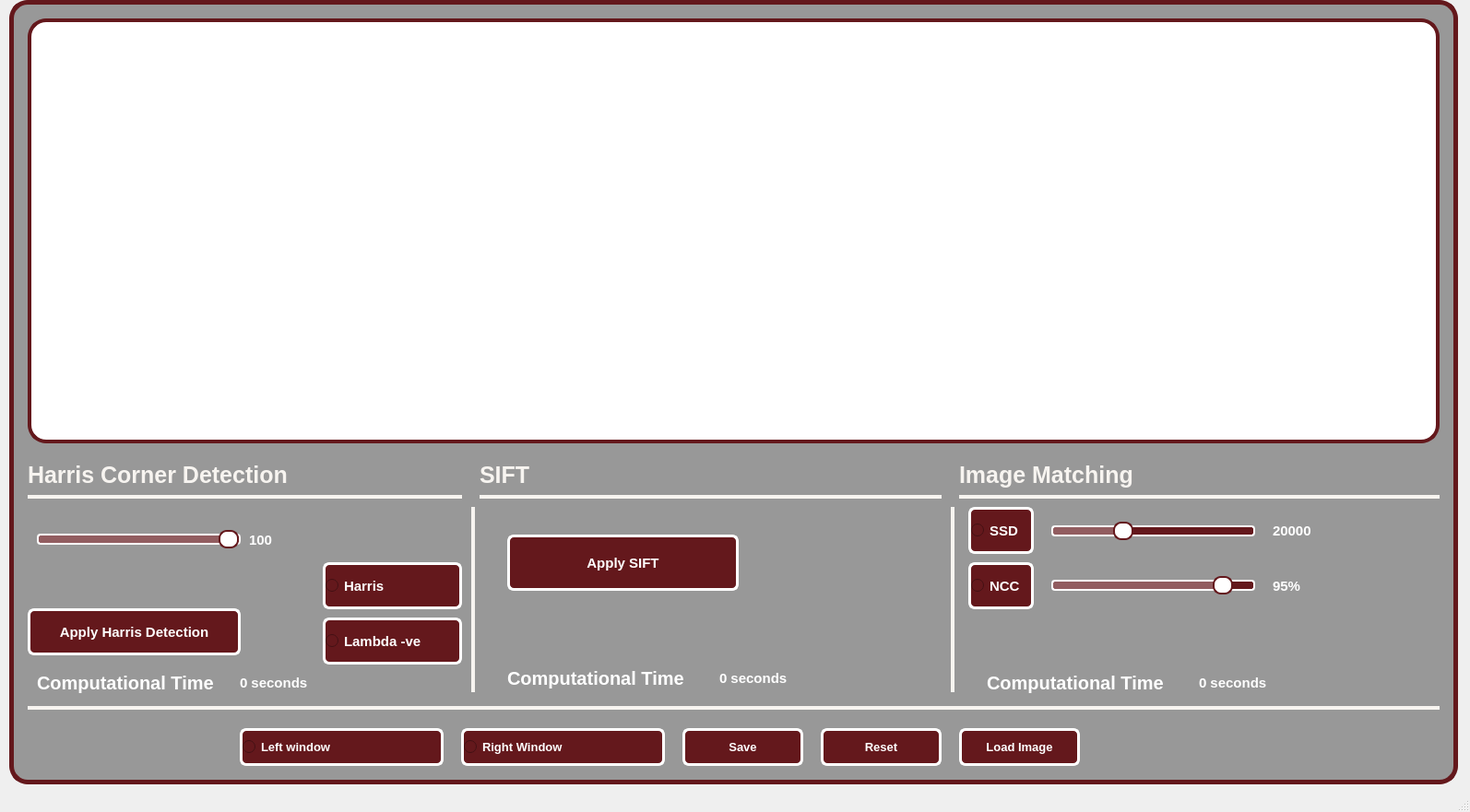
<?xml version="1.0" encoding="UTF-8"?>
<ui version="4.0">
 <class>MainWindow</class>
 <widget class="QMainWindow" name="MainWindow">
  <property name="geometry">
   <rect>
    <x>0</x>
    <y>0</y>
    <width>1594</width>
    <height>881</height>
   </rect>
  </property>
  <property name="windowTitle">
   <string>MainWindow</string>
  </property>
  <widget class="QWidget" name="centralwidget">
   <widget class="QLabel" name="label">
    <property name="geometry">
     <rect>
      <x>10</x>
      <y>0</y>
      <width>1571</width>
      <height>851</height>
     </rect>
    </property>
    <property name="styleSheet">
     <string notr="true">background-color:#989898;
border-radius:20px;
border:5px solid #64181C ;


color:#ffffff;
font-size:20px;
font-weight:bold;</string>
    </property>
    <property name="text">
     <string/>
    </property>
   </widget>
   <widget class="QWidget" name="widget" native="true">
    <property name="geometry">
     <rect>
      <x>30</x>
      <y>20</y>
      <width>1531</width>
      <height>461</height>
     </rect>
    </property>
    <property name="sizePolicy">
     <sizepolicy hsizetype="Expanding" vsizetype="Expanding">
      <horstretch>0</horstretch>
      <verstretch>0</verstretch>
     </sizepolicy>
    </property>
    <property name="styleSheet">
     <string notr="true">background-color:white;
border-radius:20px;
border:4px solid #64181C ;</string>
    </property>
   </widget>
   <widget class="QLabel" name="label_2">
    <property name="geometry">
     <rect>
      <x>460</x>
      <y>550</y>
      <width>55</width>
      <height>201</height>
     </rect>
    </property>
    <property name="styleSheet">
     <string notr="true">background-color:transparent;
border-right:4px solid #F7F4F0;

</string>
    </property>
    <property name="text">
     <string/>
    </property>
   </widget>
   <widget class="QLabel" name="label_3">
    <property name="geometry">
     <rect>
      <x>980</x>
      <y>550</y>
      <width>55</width>
      <height>201</height>
     </rect>
    </property>
    <property name="styleSheet">
     <string notr="true">background-color:transparent;
border-right:4px solid #F7F4F0;

</string>
    </property>
    <property name="text">
     <string/>
    </property>
   </widget>
   <widget class="QLabel" name="label_4">
    <property name="geometry">
     <rect>
      <x>30</x>
      <y>490</y>
      <width>471</width>
      <height>51</height>
     </rect>
    </property>
    <property name="styleSheet">
     <string notr="true">background-color:transparent;
color:#F7F4F0;
font-size:25px;
border-bottom: 4px solid #F7F4F0;
font-weight:bold;</string>
    </property>
    <property name="text">
     <string>Harris Corner Detection</string>
    </property>
   </widget>
   <widget class="QLabel" name="label_5">
    <property name="geometry">
     <rect>
      <x>520</x>
      <y>490</y>
      <width>501</width>
      <height>51</height>
     </rect>
    </property>
    <property name="styleSheet">
     <string notr="true">background-color:transparent;
color:#F7F4F0;
font-size:25px;
border-bottom: 4px solid #F7F4F0;
font-weight:bold;</string>
    </property>
    <property name="text">
     <string>SIFT</string>
    </property>
   </widget>
   <widget class="QLabel" name="label_6">
    <property name="geometry">
     <rect>
      <x>1040</x>
      <y>490</y>
      <width>521</width>
      <height>51</height>
     </rect>
    </property>
    <property name="styleSheet">
     <string notr="true">background-color:transparent;
color:#F7F4F0;
font-size:25px;
border-bottom: 4px solid #F7F4F0;
font-weight:bold;</string>
    </property>
    <property name="text">
     <string>Image Matching</string>
    </property>
   </widget>
   <widget class="QRadioButton" name="ssd_radio_button">
    <property name="geometry">
     <rect>
      <x>1050</x>
      <y>550</y>
      <width>71</width>
      <height>51</height>
     </rect>
    </property>
    <property name="styleSheet">
     <string notr="true">
 background-color: #64181C;
 border-radius: 7px;
 color: white;
 font-size: 15px;
 font-weight: 700;
border:3px solid white;
 letter-spacing: .8px;
 line-height: 20px;
 text-align: center;
 text-transform: uppercase;




</string>
    </property>
    <property name="text">
     <string>SSD</string>
    </property>
   </widget>
   <widget class="QRadioButton" name="ncc_radio_button">
    <property name="geometry">
     <rect>
      <x>1050</x>
      <y>610</y>
      <width>71</width>
      <height>51</height>
     </rect>
    </property>
    <property name="styleSheet">
     <string notr="true">
 background-color: #64181C;
 border-radius: 7px;
 color: white;
 font-size: 15px;
 font-weight: 700;
border:3px solid white;
 letter-spacing: .8px;
 line-height: 20px;
 text-align: center;
 text-transform: uppercase;




</string>
    </property>
    <property name="text">
     <string>NCC</string>
    </property>
   </widget>
   <widget class="QRadioButton" name="SquareContourButton_3">
    <property name="geometry">
     <rect>
      <x>500</x>
      <y>790</y>
      <width>221</width>
      <height>41</height>
     </rect>
    </property>
    <property name="styleSheet">
     <string notr="true">
 background-color: #64181C;
 border-radius: 7px;
 color: white;
 font-size: 13px;
 font-weight: 700;
border:3px solid white;
 letter-spacing: .8px;
 line-height: 20px;
 text-align: center;
 text-transform: uppercase;




</string>
    </property>
    <property name="text">
     <string>Right Window</string>
    </property>
   </widget>
   <widget class="QRadioButton" name="SquareContourButton_4">
    <property name="geometry">
     <rect>
      <x>260</x>
      <y>790</y>
      <width>221</width>
      <height>41</height>
     </rect>
    </property>
    <property name="styleSheet">
     <string notr="true">
 background-color: #64181C;
 border-radius: 7px;
 color: white;
 font-size: 13px;
 font-weight: 700;
border:3px solid white;
 letter-spacing: .8px;
 line-height: 20px;
 text-align: center;
 text-transform: uppercase;




</string>
    </property>
    <property name="text">
     <string>Left window</string>
    </property>
   </widget>
   <widget class="QPushButton" name="ApplyContourButton">
    <property name="geometry">
     <rect>
      <x>740</x>
      <y>790</y>
      <width>131</width>
      <height>41</height>
     </rect>
    </property>
    <property name="styleSheet">
     <string notr="true">QPushButton{
 background-color: #64181C;
 border-radius: 7px;
 color: white;
 font-size: 13px;
 font-weight: 700;
border:3px solid white;
 letter-spacing: .8px;
 line-height: 20px;
 text-align: center;
 text-transform: uppercase;
	}

QPushButton:hover{
	
	background-color:#7D4047;
	}


</string>
    </property>
    <property name="text">
     <string>Save</string>
    </property>
   </widget>
   <widget class="QPushButton" name="ApplyContourButton_2">
    <property name="geometry">
     <rect>
      <x>890</x>
      <y>790</y>
      <width>131</width>
      <height>41</height>
     </rect>
    </property>
    <property name="styleSheet">
     <string notr="true">QPushButton{
 background-color: #64181C;
 border-radius: 7px;
 color: white;
 font-size: 13px;
 font-weight: 700;
border:3px solid white;
 letter-spacing: .8px;
 line-height: 20px;
 text-align: center;
 text-transform: uppercase;
	}

QPushButton:hover{
	
	background-color:#7D4047;
	}


</string>
    </property>
    <property name="text">
     <string>Reset</string>
    </property>
   </widget>
   <widget class="QPushButton" name="load_button">
    <property name="geometry">
     <rect>
      <x>1040</x>
      <y>790</y>
      <width>131</width>
      <height>41</height>
     </rect>
    </property>
    <property name="styleSheet">
     <string notr="true">QPushButton{
 background-color: #64181C;
 border-radius: 7px;
 color: white;
 font-size: 13px;
 font-weight: 700;
border:3px solid white;
 letter-spacing: .8px;
 line-height: 20px;
 text-align: center;
 text-transform: uppercase;
	}

QPushButton:hover{
	
	background-color:#7D4047;
	}


</string>
    </property>
    <property name="text">
     <string>Load Image</string>
    </property>
   </widget>
   <widget class="QLabel" name="label_7">
    <property name="geometry">
     <rect>
      <x>30</x>
      <y>750</y>
      <width>1531</width>
      <height>20</height>
     </rect>
    </property>
    <property name="styleSheet">
     <string notr="true">background-color:transparent;
border-bottom:4px solid #F7F4F0;

</string>
    </property>
    <property name="text">
     <string/>
    </property>
   </widget>
   <widget class="QLabel" name="label_8">
    <property name="geometry">
     <rect>
      <x>40</x>
      <y>710</y>
      <width>261</width>
      <height>61</height>
     </rect>
    </property>
    <property name="styleSheet">
     <string notr="true">background-color:transparent;
color:#ffffff;
font-size:20px;
font-weight:bold;</string>
    </property>
    <property name="text">
     <string>Computational Time</string>
    </property>
   </widget>
   <widget class="QLabel" name="Gaussian">
    <property name="geometry">
     <rect>
      <x>260</x>
      <y>720</y>
      <width>211</width>
      <height>41</height>
     </rect>
    </property>
    <property name="styleSheet">
     <string notr="true">background-color:transparent;
color:#ffffff;
font-size:15px;
font-weight:bold;</string>
    </property>
    <property name="text">
     <string>0 seconds</string>
    </property>
   </widget>
   <widget class="QLabel" name="label_9">
    <property name="geometry">
     <rect>
      <x>550</x>
      <y>720</y>
      <width>211</width>
      <height>31</height>
     </rect>
    </property>
    <property name="styleSheet">
     <string notr="true">background-color:transparent;
color:#ffffff;
font-size:20px;
font-weight:bold;</string>
    </property>
    <property name="text">
     <string>Computational Time</string>
    </property>
   </widget>
   <widget class="QLabel" name="label_10">
    <property name="geometry">
     <rect>
      <x>1070</x>
      <y>720</y>
      <width>281</width>
      <height>41</height>
     </rect>
    </property>
    <property name="styleSheet">
     <string notr="true">background-color:transparent;
color:#ffffff;
font-size:20px;
font-weight:bold;</string>
    </property>
    <property name="text">
     <string>Computational Time</string>
    </property>
   </widget>
   <widget class="QLabel" name="Gaussian_2">
    <property name="geometry">
     <rect>
      <x>780</x>
      <y>720</y>
      <width>201</width>
      <height>31</height>
     </rect>
    </property>
    <property name="styleSheet">
     <string notr="true">background-color:transparent;
color:#ffffff;
font-size:15px;
font-weight:bold;</string>
    </property>
    <property name="text">
     <string>0 seconds</string>
    </property>
   </widget>
   <widget class="QLabel" name="matching_time_label">
    <property name="geometry">
     <rect>
      <x>1300</x>
      <y>720</y>
      <width>221</width>
      <height>41</height>
     </rect>
    </property>
    <property name="styleSheet">
     <string notr="true">background-color:transparent;
color:#ffffff;
font-size:15px;
font-weight:bold;</string>
    </property>
    <property name="text">
     <string>0 seconds</string>
    </property>
   </widget>
   <widget class="QPushButton" name="ChainCodeButton">
    <property name="geometry">
     <rect>
      <x>30</x>
      <y>660</y>
      <width>231</width>
      <height>51</height>
     </rect>
    </property>
    <property name="styleSheet">
     <string notr="true">QPushButton{
 background-color: #64181C;
 border-radius: 7px;
 color: white;
 font-size: 15px;
 font-weight: 700;
border:3px solid white;
 letter-spacing: .8px;
 line-height: 20px;
 text-align: center;
 text-transform: uppercase;
	}

QPushButton:hover{
	
	background-color:#7D4047;
	}


</string>
    </property>
    <property name="text">
     <string>Apply Harris Detection</string>
    </property>
   </widget>
   <widget class="QPushButton" name="sift_button">
    <property name="geometry">
     <rect>
      <x>550</x>
      <y>580</y>
      <width>251</width>
      <height>61</height>
     </rect>
    </property>
    <property name="styleSheet">
     <string notr="true">QPushButton{
 background-color: #64181C;
 border-radius: 7px;
 color: white;
 font-size: 15px;
 font-weight: 700;
border:3px solid white;
 letter-spacing: .8px;
 line-height: 20px;
 text-align: center;
 text-transform: uppercase;
	}

QPushButton:hover{
	
	background-color:#7D4047;
	}


</string>
    </property>
    <property name="text">
     <string>Apply SIFT</string>
    </property>
   </widget>
   <widget class="QSlider" name="ncc_slider">
    <property name="geometry">
     <rect>
      <x>1140</x>
      <y>620</y>
      <width>221</width>
      <height>31</height>
     </rect>
    </property>
    <property name="styleSheet">
     <string notr="true">QSlider {
    background-color: transparent;
    height: 20px;  /* Adjust for vertical/horizontal sliders */
}

/* Groove (the background track) */
QSlider::groove:horizontal {
    background: #64181C;
    border: 2px solid white;
    height: 8px;
    border-radius: 4px;
}

/* Handle (the sliding knob) */
QSlider::handle:horizontal {
    background: white;
    border: 2px solid #64181C;
    width: 18px;
    height: 18px;
    margin: -6px 0;  /* Expands beyond the groove */
    border-radius: 9px;
}

/* Add subtle white highlight to the filled portion */
QSlider::sub-page:horizontal {
    background: rgba(255, 255, 255, 0.3);
    border-radius: 4px;
}

/* For vertical sliders (if needed) */
QSlider::groove:vertical {
    background: #64181C;
    border: 2px solid white;
    width: 8px;
    border-radius: 4px;
}

QSlider::handle:vertical {
    background: white;
    border: 2px solid #64181C;
    width: 18px;
    height: 18px;
    margin: 0 -6px;
    border-radius: 9px;
}</string>
    </property>
    <property name="minimum">
     <number>55</number>
    </property>
    <property name="maximum">
     <number>100</number>
    </property>
    <property name="singleStep">
     <number>5</number>
    </property>
    <property name="pageStep">
     <number>5</number>
    </property>
    <property name="value">
     <number>95</number>
    </property>
    <property name="tracking">
     <bool>true</bool>
    </property>
    <property name="orientation">
     <enum>Qt::Horizontal</enum>
    </property>
    <property name="tickPosition">
     <enum>QSlider::TicksBelow</enum>
    </property>
    <property name="tickInterval">
     <number>3</number>
    </property>
   </widget>
   <widget class="QSlider" name="ssd_slider">
    <property name="geometry">
     <rect>
      <x>1140</x>
      <y>561</y>
      <width>221</width>
      <height>31</height>
     </rect>
    </property>
    <property name="cursor">
     <cursorShape>ArrowCursor</cursorShape>
    </property>
    <property name="styleSheet">
     <string notr="true">QSlider {
    background-color: transparent;
    height: 20px;  /* Adjust for vertical/horizontal sliders */
}

/* Groove (the background track) */
QSlider::groove:horizontal {
    background: #64181C;
    border: 2px solid white;
    height: 8px;
    border-radius: 4px;
}

/* Handle (the sliding knob) */
QSlider::handle:horizontal {
    background: white;
    border: 2px solid #64181C;
    width: 18px;
    height: 18px;
    margin: -6px 0;  /* Expands beyond the groove */
    border-radius: 9px;
}

/* Add subtle white highlight to the filled portion */
QSlider::sub-page:horizontal {
    background: rgba(255, 255, 255, 0.3);
    border-radius: 4px;
}

/* For vertical sliders (if needed) */
QSlider::groove:vertical {
    background: #64181C;
    border: 2px solid white;
    width: 8px;
    border-radius: 4px;
}

QSlider::handle:vertical {
    background: white;
    border: 2px solid #64181C;
    width: 18px;
    height: 18px;
    margin: 0 -6px;
    border-radius: 9px;
}QSlider {
    background-color: transparent;
    height: 20px;  /* Adjust for vertical/horizontal sliders */
}

/* Groove (the background track) */
QSlider::groove:horizontal {
    background: #64181C;
    border: 2px solid white;
    height: 8px;
    border-radius: 4px;
}

/* Handle (the sliding knob) */
QSlider::handle:horizontal {
    background: white;
    border: 2px solid #64181C;
    width: 18px;
    height: 18px;
    margin: -6px 0;  /* Expands beyond the groove */
    border-radius: 9px;
}

/* Add subtle white highlight to the filled portion */
QSlider::sub-page:horizontal {
    background: rgba(255, 255, 255, 0.3);
    border-radius: 4px;
}

/* For vertical sliders (if needed) */
QSlider::groove:vertical {
    background: #64181C;
    border: 2px solid white;
    width: 8px;
    border-radius: 4px;
}

QSlider::handle:vertical {
    background: white;
    border: 2px solid #64181C;
    width: 18px;
    height: 18px;
    margin: 0 -6px;
    border-radius: 9px;
}




</string>
    </property>
    <property name="maximum">
     <number>60000</number>
    </property>
    <property name="singleStep">
     <number>5000</number>
    </property>
    <property name="pageStep">
     <number>5000</number>
    </property>
    <property name="value">
     <number>20000</number>
    </property>
    <property name="tracking">
     <bool>true</bool>
    </property>
    <property name="orientation">
     <enum>Qt::Horizontal</enum>
    </property>
    <property name="tickPosition">
     <enum>QSlider::TicksBothSides</enum>
    </property>
    <property name="tickInterval">
     <number>5000</number>
    </property>
   </widget>
   <widget class="QLabel" name="ncc_label">
    <property name="geometry">
     <rect>
      <x>1380</x>
      <y>610</y>
      <width>161</width>
      <height>51</height>
     </rect>
    </property>
    <property name="styleSheet">
     <string notr="true">background-color:transparent;
color:#ffffff;
font-size:15px;
font-weight:bold;</string>
    </property>
    <property name="text">
     <string>95%</string>
    </property>
   </widget>
   <widget class="QLabel" name="ssd_label">
    <property name="geometry">
     <rect>
      <x>1380</x>
      <y>550</y>
      <width>121</width>
      <height>51</height>
     </rect>
    </property>
    <property name="styleSheet">
     <string notr="true">background-color:transparent;
color:#ffffff;
font-size:15px;
font-weight:bold;</string>
    </property>
    <property name="text">
     <string>20000</string>
    </property>
   </widget>
   <widget class="QSlider" name="thresholdslider">
    <property name="geometry">
     <rect>
      <x>40</x>
      <y>570</y>
      <width>221</width>
      <height>31</height>
     </rect>
    </property>
    <property name="cursor">
     <cursorShape>ArrowCursor</cursorShape>
    </property>
    <property name="styleSheet">
     <string notr="true">QSlider {
    background-color: transparent;
    height: 20px;  /* Adjust for vertical/horizontal sliders */
}

/* Groove (the background track) */
QSlider::groove:horizontal {
    background: #64181C;
    border: 2px solid white;
    height: 8px;
    border-radius: 4px;
}

/* Handle (the sliding knob) */
QSlider::handle:horizontal {
    background: white;
    border: 2px solid #64181C;
    width: 18px;
    height: 18px;
    margin: -6px 0;  /* Expands beyond the groove */
    border-radius: 9px;
}

/* Add subtle white highlight to the filled portion */
QSlider::sub-page:horizontal {
    background: rgba(255, 255, 255, 0.3);
    border-radius: 4px;
}

/* For vertical sliders (if needed) */
QSlider::groove:vertical {
    background: #64181C;
    border: 2px solid white;
    width: 8px;
    border-radius: 4px;
}

QSlider::handle:vertical {
    background: white;
    border: 2px solid #64181C;
    width: 18px;
    height: 18px;
    margin: 0 -6px;
    border-radius: 9px;
}QSlider {
    background-color: transparent;
    height: 20px;  /* Adjust for vertical/horizontal sliders */
}

/* Groove (the background track) */
QSlider::groove:horizontal {
    background: #64181C;
    border: 2px solid white;
    height: 8px;
    border-radius: 4px;
}

/* Handle (the sliding knob) */
QSlider::handle:horizontal {
    background: white;
    border: 2px solid #64181C;
    width: 18px;
    height: 18px;
    margin: -6px 0;  /* Expands beyond the groove */
    border-radius: 9px;
}

/* Add subtle white highlight to the filled portion */
QSlider::sub-page:horizontal {
    background: rgba(255, 255, 255, 0.3);
    border-radius: 4px;
}

/* For vertical sliders (if needed) */
QSlider::groove:vertical {
    background: #64181C;
    border: 2px solid white;
    width: 8px;
    border-radius: 4px;
}

QSlider::handle:vertical {
    background: white;
    border: 2px solid #64181C;
    width: 18px;
    height: 18px;
    margin: 0 -6px;
    border-radius: 9px;
}




</string>
    </property>
    <property name="maximum">
     <number>100</number>
    </property>
    <property name="singleStep">
     <number>1</number>
    </property>
    <property name="pageStep">
     <number>5000</number>
    </property>
    <property name="value">
     <number>100</number>
    </property>
    <property name="tracking">
     <bool>true</bool>
    </property>
    <property name="orientation">
     <enum>Qt::Horizontal</enum>
    </property>
    <property name="tickPosition">
     <enum>QSlider::TicksBothSides</enum>
    </property>
    <property name="tickInterval">
     <number>5000</number>
    </property>
   </widget>
   <widget class="QLabel" name="threshold_label">
    <property name="geometry">
     <rect>
      <x>270</x>
      <y>560</y>
      <width>121</width>
      <height>51</height>
     </rect>
    </property>
    <property name="styleSheet">
     <string notr="true">background-color:transparent;
color:#ffffff;
font-size:15px;
font-weight:bold;</string>
    </property>
    <property name="text">
     <string>100</string>
    </property>
   </widget>
   <widget class="QRadioButton" name="ssd_radio_button_2">
    <property name="geometry">
     <rect>
      <x>350</x>
      <y>670</y>
      <width>151</width>
      <height>51</height>
     </rect>
    </property>
    <property name="styleSheet">
     <string notr="true">
 background-color: #64181C;
 border-radius: 7px;
 color: white;
 font-size: 15px;
 font-weight: 700;
border:3px solid white;
 letter-spacing: .8px;
 line-height: 20px;
 text-align: center;
 text-transform: uppercase;




</string>
    </property>
    <property name="text">
     <string>Lambda -ve</string>
    </property>
   </widget>
   <widget class="QRadioButton" name="ssd_radio_button_3">
    <property name="geometry">
     <rect>
      <x>350</x>
      <y>610</y>
      <width>151</width>
      <height>51</height>
     </rect>
    </property>
    <property name="styleSheet">
     <string notr="true">
 background-color: #64181C;
 border-radius: 7px;
 color: white;
 font-size: 15px;
 font-weight: 700;
border:3px solid white;
 letter-spacing: .8px;
 line-height: 20px;
 text-align: center;
 text-transform: uppercase;




</string>
    </property>
    <property name="text">
     <string>Harris</string>
    </property>
   </widget>
  </widget>
  <widget class="QStatusBar" name="statusbar"/>
 </widget>
 <resources/>
 <connections/>
</ui>
